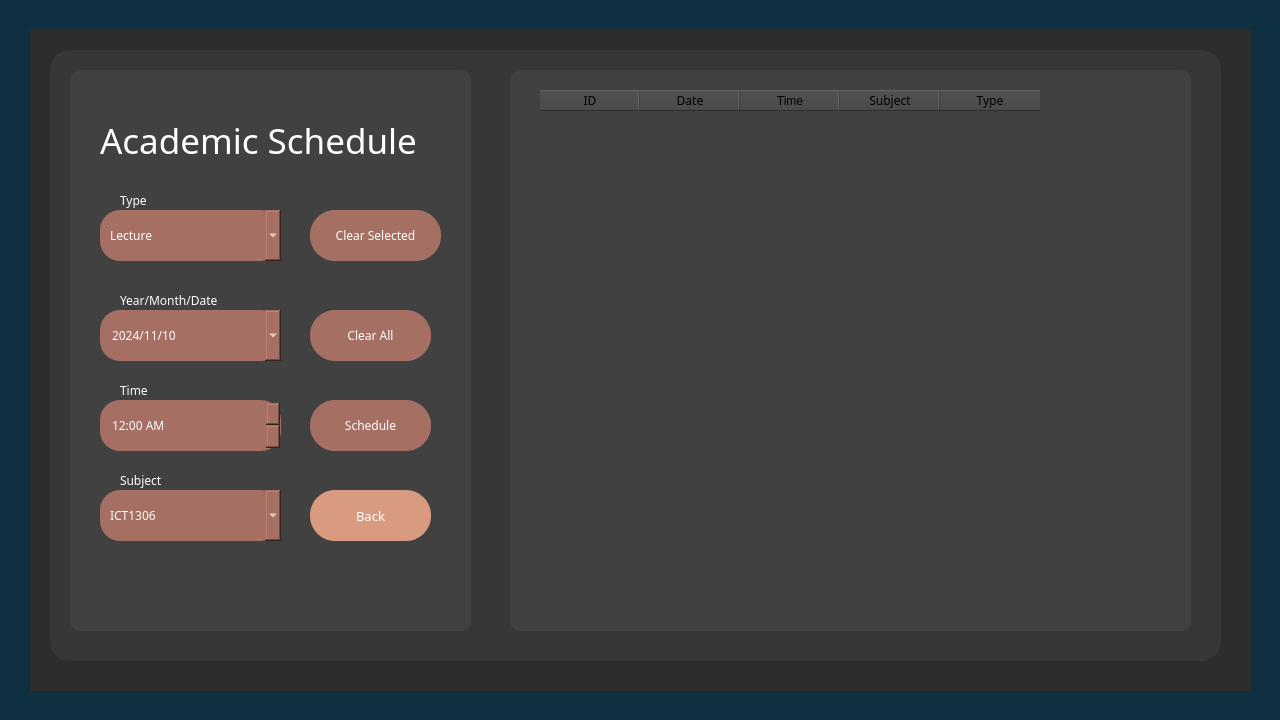
<?xml version="1.0" encoding="UTF-8"?>
<ui version="4.0">
 <class>Academic</class>
 <widget class="QDialog" name="Academic">
  <property name="geometry">
   <rect>
    <x>0</x>
    <y>0</y>
    <width>1280</width>
    <height>720</height>
   </rect>
  </property>
  <property name="windowTitle">
   <string>Academic</string>
  </property>
  <property name="styleSheet">
   <string notr="true">QDialog{
	color:rgb(255, 213, 215);
}</string>
  </property>
  <widget class="QWidget" name="Fback" native="true">
   <property name="geometry">
    <rect>
     <x>0</x>
     <y>0</y>
     <width>1280</width>
     <height>720</height>
    </rect>
   </property>
   <property name="styleSheet">
    <string notr="true">QWidget{
	background-color: rgb(15, 48, 64);
}</string>
   </property>
   <widget class="QWidget" name="Fback1" native="true">
    <property name="geometry">
     <rect>
      <x>30</x>
      <y>30</y>
      <width>1221</width>
      <height>661</height>
     </rect>
    </property>
    <property name="styleSheet">
     <string notr="true">QWidget{
	background-color: rgb(45, 45, 45);
}</string>
    </property>
    <widget class="QWidget" name="Fback2" native="true">
     <property name="geometry">
      <rect>
       <x>20</x>
       <y>20</y>
       <width>1171</width>
       <height>611</height>
      </rect>
     </property>
     <property name="styleSheet">
      <string notr="true">QWidget{
	background-color: rgb(55, 55, 55);
	border-radius:20px;
}</string>
     </property>
     <widget class="QWidget" name="btnBack" native="true">
      <property name="geometry">
       <rect>
        <x>20</x>
        <y>20</y>
        <width>401</width>
        <height>561</height>
       </rect>
      </property>
      <property name="styleSheet">
       <string notr="true">QWidget{
	
	background-color: rgb(65, 65, 65);
	border-radius:10px;
}</string>
      </property>
      <widget class="QComboBox" name="type">
       <property name="geometry">
        <rect>
         <x>30</x>
         <y>140</y>
         <width>181</width>
         <height>51</height>
        </rect>
       </property>
       <property name="font">
        <font>
         <family>Cascadia Code</family>
        </font>
       </property>
       <property name="styleSheet">
        <string notr="true">QComboBox{
	background-color:rgb(165, 111, 99);
	border-radius:20px;
	padding-left:10px;
	padding-right:10px;
	color: white;
}</string>
       </property>
       <item>
        <property name="text">
         <string>Lecture</string>
        </property>
       </item>
       <item>
        <property name="text">
         <string>Assignment</string>
        </property>
       </item>
      </widget>
      <widget class="QPushButton" name="btnSchedule">
       <property name="geometry">
        <rect>
         <x>240</x>
         <y>330</y>
         <width>121</width>
         <height>51</height>
        </rect>
       </property>
       <property name="font">
        <font>
         <family>Rockwell</family>
        </font>
       </property>
       <property name="styleSheet">
        <string notr="true">QPushButton{
	background-color:rgb(165, 111, 99);
	border-radius:25px;
	border-color: rgb(53, 69, 93);
	color: white;
}</string>
       </property>
       <property name="text">
        <string>Schedule</string>
       </property>
      </widget>
      <widget class="QLabel" name="label_date">
       <property name="geometry">
        <rect>
         <x>50</x>
         <y>220</y>
         <width>161</width>
         <height>20</height>
        </rect>
       </property>
       <property name="font">
        <font>
         <family>Rockwell</family>
        </font>
       </property>
       <property name="styleSheet">
        <string notr="true">QLabel{
	color:rgb(255, 255, 255);
}</string>
       </property>
       <property name="text">
        <string>Year/Month/Date</string>
       </property>
      </widget>
      <widget class="QLabel" name="label_type">
       <property name="geometry">
        <rect>
         <x>50</x>
         <y>120</y>
         <width>81</width>
         <height>20</height>
        </rect>
       </property>
       <property name="font">
        <font>
         <family>Rockwell</family>
        </font>
       </property>
       <property name="styleSheet">
        <string notr="true">QLabel{
	color:rgb(255, 255, 255);
}</string>
       </property>
       <property name="text">
        <string>Type</string>
       </property>
      </widget>
      <widget class="QPushButton" name="btnClear">
       <property name="geometry">
        <rect>
         <x>240</x>
         <y>240</y>
         <width>121</width>
         <height>51</height>
        </rect>
       </property>
       <property name="font">
        <font>
         <family>Rockwell</family>
        </font>
       </property>
       <property name="styleSheet">
        <string notr="true">QPushButton{
	background-color:rgb(165, 111, 99);
	border-radius:25px;
	border-color: rgb(53, 69, 93);
	color: white;
}</string>
       </property>
       <property name="text">
        <string>Clear All</string>
       </property>
      </widget>
      <widget class="QPushButton" name="btnSelected">
       <property name="geometry">
        <rect>
         <x>240</x>
         <y>140</y>
         <width>131</width>
         <height>51</height>
        </rect>
       </property>
       <property name="font">
        <font>
         <family>Rockwell</family>
        </font>
       </property>
       <property name="styleSheet">
        <string notr="true">QPushButton{
	background-color:rgb(165, 111, 99);
	border-radius:25px;
	border-color: rgb(53, 69, 93);
	color: white;
}</string>
       </property>
       <property name="text">
        <string>Clear Selected</string>
       </property>
      </widget>
      <widget class="QLabel" name="txtAcademic">
       <property name="geometry">
        <rect>
         <x>30</x>
         <y>20</y>
         <width>341</width>
         <height>101</height>
        </rect>
       </property>
       <property name="font">
        <font>
         <family>Poor Richard</family>
         <pointsize>26</pointsize>
        </font>
       </property>
       <property name="styleSheet">
        <string notr="true">QLabel{
	color:rgb(255, 255, 255);
}</string>
       </property>
       <property name="text">
        <string>Academic Schedule</string>
       </property>
      </widget>
      <widget class="QPushButton" name="btnBack_2">
       <property name="geometry">
        <rect>
         <x>240</x>
         <y>420</y>
         <width>121</width>
         <height>51</height>
        </rect>
       </property>
       <property name="font">
        <font>
         <family>Rockwell</family>
         <pointsize>10</pointsize>
        </font>
       </property>
       <property name="styleSheet">
        <string notr="true">QPushButton{
	background-color:rgb(217, 155, 127);
	border-radius:25px;
	border-color: rgb(53, 69, 93);
	color: white;
}</string>
       </property>
       <property name="text">
        <string>Back</string>
       </property>
      </widget>
      <widget class="QDateEdit" name="dateEdit">
       <property name="geometry">
        <rect>
         <x>30</x>
         <y>240</y>
         <width>181</width>
         <height>51</height>
        </rect>
       </property>
       <property name="font">
        <font>
         <family>Cascadia Code</family>
        </font>
       </property>
       <property name="styleSheet">
        <string notr="true">QDateEdit{
	background-color:rgb(165, 111, 99);
	border-radius:20px;
	padding-left:10px;
	padding-right:10px;
	color: white;
}</string>
       </property>
       <property name="readOnly">
        <bool>false</bool>
       </property>
       <property name="buttonSymbols">
        <enum>QAbstractSpinBox::ButtonSymbols::UpDownArrows</enum>
       </property>
       <property name="displayFormat">
        <string>yyyy/MM/dd</string>
       </property>
       <property name="calendarPopup">
        <bool>true</bool>
       </property>
       <property name="date">
        <date>
         <year>2024</year>
         <month>11</month>
         <day>10</day>
        </date>
       </property>
      </widget>
      <widget class="QTimeEdit" name="timeEdit">
       <property name="geometry">
        <rect>
         <x>30</x>
         <y>330</y>
         <width>181</width>
         <height>51</height>
        </rect>
       </property>
       <property name="font">
        <font>
         <family>Cascadia Code</family>
        </font>
       </property>
       <property name="styleSheet">
        <string notr="true">QTimeEdit{
	background-color:rgb(165, 111, 99);
	border-radius:20px;
	padding-left:10px;
	padding-right:10px;
	color: white;
}</string>
       </property>
       <property name="displayFormat">
        <string>hh:mm AP</string>
       </property>
      </widget>
      <widget class="QLabel" name="label_time">
       <property name="geometry">
        <rect>
         <x>50</x>
         <y>310</y>
         <width>161</width>
         <height>20</height>
        </rect>
       </property>
       <property name="font">
        <font>
         <family>Rockwell</family>
        </font>
       </property>
       <property name="styleSheet">
        <string notr="true">QLabel{
	color:rgb(255, 255, 255);
}</string>
       </property>
       <property name="text">
        <string>Time</string>
       </property>
      </widget>
      <widget class="QComboBox" name="subjectCombo">
       <property name="geometry">
        <rect>
         <x>30</x>
         <y>420</y>
         <width>181</width>
         <height>51</height>
        </rect>
       </property>
       <property name="font">
        <font>
         <family>Cascadia Code</family>
        </font>
       </property>
       <property name="styleSheet">
        <string notr="true">QComboBox{
	background-color:rgb(165, 111, 99);
	color: white;
	border-radius:20px;
	padding-left:10px;
	padding-right:10px;
	
}</string>
       </property>
       <item>
        <property name="text">
         <string>ICT1306</string>
        </property>
       </item>
       <item>
        <property name="text">
         <string>ICT1305</string>
        </property>
       </item>
       <item>
        <property name="text">
         <string>ICT1402</string>
        </property>
       </item>
       <item>
        <property name="text">
         <string>ICT1308</string>
        </property>
       </item>
      </widget>
      <widget class="QLabel" name="label_subject">
       <property name="geometry">
        <rect>
         <x>50</x>
         <y>400</y>
         <width>81</width>
         <height>20</height>
        </rect>
       </property>
       <property name="font">
        <font>
         <family>Rockwell</family>
        </font>
       </property>
       <property name="styleSheet">
        <string notr="true">QLabel{
	color:rgb(255, 255, 255);
}</string>
       </property>
       <property name="text">
        <string>Subject</string>
       </property>
      </widget>
     </widget>
     <widget class="QWidget" name="tableBack" native="true">
      <property name="geometry">
       <rect>
        <x>460</x>
        <y>20</y>
        <width>681</width>
        <height>561</height>
       </rect>
      </property>
      <property name="styleSheet">
       <string notr="true">QWidget{
	
	background-color: rgb(65, 65, 65);
	border-radius:10px;
}</string>
      </property>
      <widget class="QTableWidget" name="tableAcademic">
       <property name="geometry">
        <rect>
         <x>30</x>
         <y>20</y>
         <width>631</width>
         <height>511</height>
        </rect>
       </property>
       <property name="font">
        <font>
         <family>Cascadia Code</family>
        </font>
       </property>
       <property name="styleSheet">
        <string notr="true">QTableWidget{
color:rgb(255, 255, 255);
}</string>
       </property>
       <property name="editTriggers">
        <set>QAbstractItemView::EditTrigger::NoEditTriggers</set>
       </property>
       <property name="selectionMode">
        <enum>QAbstractItemView::SelectionMode::SingleSelection</enum>
       </property>
       <property name="selectionBehavior">
        <enum>QAbstractItemView::SelectionBehavior::SelectRows</enum>
       </property>
       <attribute name="horizontalHeaderVisible">
        <bool>true</bool>
       </attribute>
       <column>
        <property name="text">
         <string>ID</string>
        </property>
        <property name="font">
         <font>
          <family>Rockwell</family>
         </font>
        </property>
       </column>
       <column>
        <property name="text">
         <string>Date</string>
        </property>
        <property name="font">
         <font>
          <family>Rockwell</family>
         </font>
        </property>
       </column>
       <column>
        <property name="text">
         <string>Time</string>
        </property>
       </column>
       <column>
        <property name="text">
         <string>Subject</string>
        </property>
        <property name="font">
         <font>
          <family>Rockwell</family>
         </font>
        </property>
       </column>
       <column>
        <property name="text">
         <string>Type</string>
        </property>
        <property name="font">
         <font>
          <family>Rockwell</family>
         </font>
        </property>
       </column>
      </widget>
     </widget>
    </widget>
   </widget>
  </widget>
 </widget>
 <resources/>
 <connections/>
</ui>
